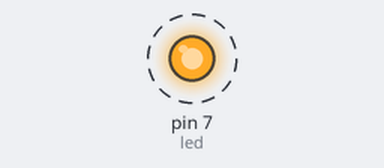
Simulated run of this sketch. Board: Arduino Uno, built with avr-gcc and run on an emulated ATmega328P. Parts: output pins drawn as LEDs (lit = HIGH). Dashed ring = blinking. What the sketch prints to the serial monitor is not drawn.

Above: at 0.5 s.
Timing chart, 0 to 4.6 s (numbered marks = the images above):
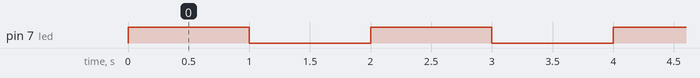

Measured:
- by itself, pin 7 (led): alternates HIGH for 1.0 s and LOW for 1.0 s

The sketch:

blinkingled.ino
```cpp
int led = 7; // initialize LED pin

void setup() {
  pinMode(led, OUTPUT);
    Serial.begin(9600); // start serial communication

}

void loop() {
//   connect smaller_pin(cathode) to GND
//           larger_pin(anode) to 5V/Vin
  digitalWrite(led, HIGH); // turn LED on
  Serial.println("LED is ON");
  delay(1000);             // wait 1 second
  digitalWrite(led, LOW);  // turn LED off
  Serial.println("LED is OFF");
  delay(1000);             // wait 1 second
}
```
